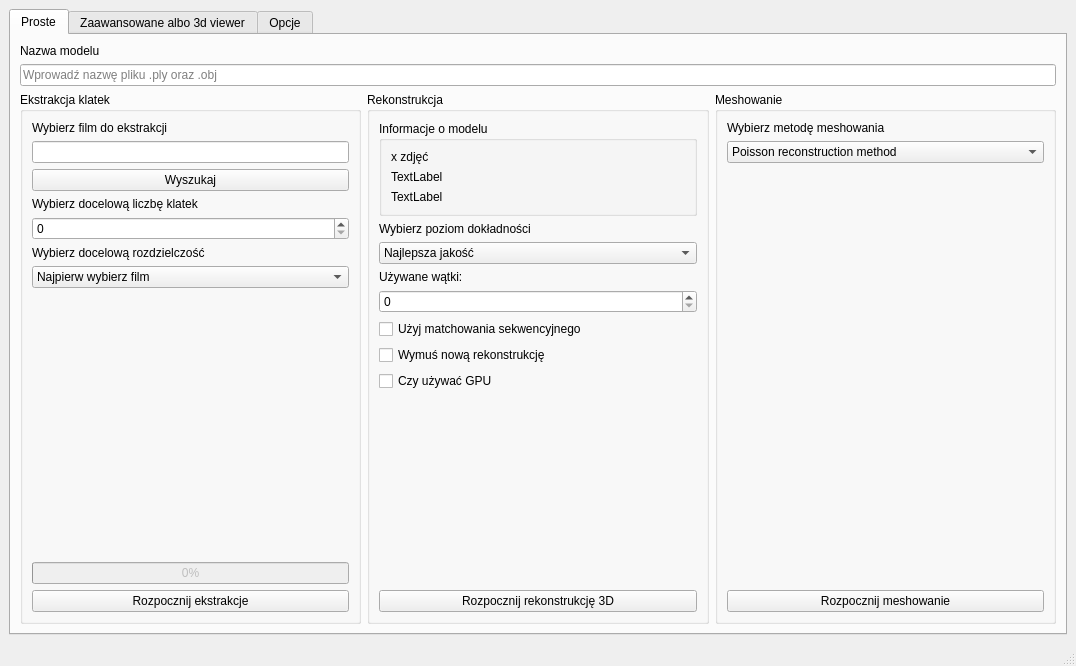
<?xml version="1.0" encoding="UTF-8"?>
<ui version="4.0">
 <class>MainWindow</class>
 <widget class="QMainWindow" name="MainWindow">
  <property name="geometry">
   <rect>
    <x>0</x>
    <y>0</y>
    <width>1076</width>
    <height>666</height>
   </rect>
  </property>
  <property name="sizePolicy">
   <sizepolicy hsizetype="MinimumExpanding" vsizetype="MinimumExpanding">
    <horstretch>0</horstretch>
    <verstretch>0</verstretch>
   </sizepolicy>
  </property>
  <property name="windowTitle">
   <string>Fotogrametriowicz</string>
  </property>
  <property name="autoFillBackground">
   <bool>false</bool>
  </property>
  <property name="styleSheet">
   <string notr="true"/>
  </property>
  <widget class="QWidget" name="centralwidget">
   <property name="sizePolicy">
    <sizepolicy hsizetype="Expanding" vsizetype="Expanding">
     <horstretch>0</horstretch>
     <verstretch>0</verstretch>
    </sizepolicy>
   </property>
   <layout class="QGridLayout" name="gridLayout_3">
    <item row="0" column="0">
     <widget class="QTabWidget" name="tabWidget">
      <property name="sizePolicy">
       <sizepolicy hsizetype="Expanding" vsizetype="Expanding">
        <horstretch>0</horstretch>
        <verstretch>0</verstretch>
       </sizepolicy>
      </property>
      <property name="accessibleName">
       <string/>
      </property>
      <property name="currentIndex">
       <number>0</number>
      </property>
      <widget class="QWidget" name="prosteTab">
       <property name="sizePolicy">
        <sizepolicy hsizetype="Expanding" vsizetype="Expanding">
         <horstretch>0</horstretch>
         <verstretch>0</verstretch>
        </sizepolicy>
       </property>
       <attribute name="title">
        <string>Proste</string>
       </attribute>
       <layout class="QGridLayout" name="gridLayout_4">
        <item row="1" column="0">
         <widget class="QLineEdit" name="nazwaModelu">
          <property name="placeholderText">
           <string>Wprowadź nazwę pliku .ply oraz .obj</string>
          </property>
         </widget>
        </item>
        <item row="2" column="0">
         <layout class="QHBoxLayout" name="horizontalLayout_2">
          <property name="sizeConstraint">
           <enum>QLayout::SizeConstraint::SetDefaultConstraint</enum>
          </property>
          <item>
           <widget class="QGroupBox" name="ekstrakcjaBox">
            <property name="sizePolicy">
             <sizepolicy hsizetype="Expanding" vsizetype="Expanding">
              <horstretch>1</horstretch>
              <verstretch>0</verstretch>
             </sizepolicy>
            </property>
            <property name="title">
             <string>Ekstrakcja klatek</string>
            </property>
            <layout class="QGridLayout" name="gridLayout_5">
             <item row="3" column="0">
              <widget class="QLabel" name="extractLabel2">
               <property name="enabled">
                <bool>true</bool>
               </property>
               <property name="sizePolicy">
                <sizepolicy hsizetype="Expanding" vsizetype="Maximum">
                 <horstretch>0</horstretch>
                 <verstretch>0</verstretch>
                </sizepolicy>
               </property>
               <property name="text">
                <string>Wybierz docelową liczbę klatek </string>
               </property>
              </widget>
             </item>
             <item row="5" column="0">
              <widget class="QLabel" name="extractLabel3">
               <property name="sizePolicy">
                <sizepolicy hsizetype="Expanding" vsizetype="Maximum">
                 <horstretch>0</horstretch>
                 <verstretch>0</verstretch>
                </sizepolicy>
               </property>
               <property name="text">
                <string>Wybierz docelową rozdzielczość</string>
               </property>
              </widget>
             </item>
             <item row="0" column="0">
              <widget class="QLabel" name="extractLabel1">
               <property name="sizePolicy">
                <sizepolicy hsizetype="Expanding" vsizetype="Maximum">
                 <horstretch>0</horstretch>
                 <verstretch>0</verstretch>
                </sizepolicy>
               </property>
               <property name="text">
                <string>Wybierz film do ekstrakcji</string>
               </property>
              </widget>
             </item>
             <item row="6" column="0">
              <widget class="QComboBox" name="wyborRozdzielczosci">
               <item>
                <property name="text">
                 <string>Najpierw wybierz film</string>
                </property>
               </item>
              </widget>
             </item>
             <item row="4" column="0">
              <widget class="QSpinBox" name="wybierzLiczbeKlatek"/>
             </item>
             <item row="1" column="0">
              <widget class="QLineEdit" name="sciezkaFilmu">
               <property name="text">
                <string/>
               </property>
              </widget>
             </item>
             <item row="7" column="0">
              <layout class="QVBoxLayout" name="verticalLayout_2">
               <item>
                <spacer name="verticalSpacer">
                 <property name="orientation">
                  <enum>Qt::Orientation::Vertical</enum>
                 </property>
                 <property name="sizeHint" stdset="0">
                  <size>
                   <width>20</width>
                   <height>40</height>
                  </size>
                 </property>
                </spacer>
               </item>
               <item>
                <widget class="QProgressBar" name="ekstrakcjaProgres">
                 <property name="enabled">
                  <bool>false</bool>
                 </property>
                 <property name="value">
                  <number>0</number>
                 </property>
                </widget>
               </item>
               <item>
                <widget class="QPushButton" name="startEkstrakcji">
                 <property name="text">
                  <string>Rozpocznij ekstrakcje</string>
                 </property>
                </widget>
               </item>
              </layout>
             </item>
             <item row="2" column="0">
              <widget class="QPushButton" name="wyszukiwanie">
               <property name="text">
                <string>Wyszukaj</string>
               </property>
              </widget>
             </item>
            </layout>
           </widget>
          </item>
          <item>
           <widget class="QGroupBox" name="rekonstrukcjaBox">
            <property name="sizePolicy">
             <sizepolicy hsizetype="Expanding" vsizetype="Expanding">
              <horstretch>1</horstretch>
              <verstretch>0</verstretch>
             </sizepolicy>
            </property>
            <property name="title">
             <string>Rekonstrukcja</string>
            </property>
            <layout class="QGridLayout" name="gridLayout_2">
             <item row="0" column="0">
              <widget class="QGroupBox" name="groupBox">
               <property name="sizePolicy">
                <sizepolicy hsizetype="Expanding" vsizetype="Maximum">
                 <horstretch>0</horstretch>
                 <verstretch>0</verstretch>
                </sizepolicy>
               </property>
               <property name="title">
                <string>Informacje o modelu</string>
               </property>
               <layout class="QGridLayout" name="gridLayout_6">
                <item row="0" column="0">
                 <widget class="QLabel" name="rekonstrukcjaLabel2">
                  <property name="sizePolicy">
                   <sizepolicy hsizetype="Expanding" vsizetype="Maximum">
                    <horstretch>0</horstretch>
                    <verstretch>0</verstretch>
                   </sizepolicy>
                  </property>
                  <property name="text">
                   <string>x zdjęć</string>
                  </property>
                 </widget>
                </item>
                <item row="1" column="0">
                 <widget class="QLabel" name="rekonstrukcjaAvgFeatureLabel">
                  <property name="text">
                   <string>TextLabel</string>
                  </property>
                 </widget>
                </item>
                <item row="2" column="0">
                 <widget class="QLabel" name="rekonstrukcjaPointsCount">
                  <property name="text">
                   <string>TextLabel</string>
                  </property>
                 </widget>
                </item>
               </layout>
              </widget>
             </item>
             <item row="3" column="0">
              <widget class="QComboBox" name="wyborOpcji">
               <property name="editable">
                <bool>false</bool>
               </property>
               <property name="labelDrawingMode">
                <enum>QComboBox::LabelDrawingMode::UseStyle</enum>
               </property>
               <item>
                <property name="text">
                 <string>Najlepsza jakość</string>
                </property>
               </item>
               <item>
                <property name="text">
                 <string>Połączenie obu światów</string>
                </property>
               </item>
               <item>
                <property name="text">
                 <string>Największa wydajność</string>
                </property>
               </item>
               <item>
                <property name="text">
                 <string>Własne ustawienia</string>
                </property>
               </item>
              </widget>
             </item>
             <item row="2" column="0">
              <widget class="QLabel" name="rekonstrukcjaLabel3">
               <property name="sizePolicy">
                <sizepolicy hsizetype="Expanding" vsizetype="Maximum">
                 <horstretch>0</horstretch>
                 <verstretch>0</verstretch>
                </sizepolicy>
               </property>
               <property name="text">
                <string>Wybierz poziom dokładności</string>
               </property>
              </widget>
             </item>
             <item row="5" column="0">
              <layout class="QVBoxLayout" name="verticalLayout_3">
               <item>
                <widget class="QLabel" name="label_15">
                 <property name="text">
                  <string>Używane wątki:</string>
                 </property>
                </widget>
               </item>
               <item>
                <widget class="QSpinBox" name="wybierzLiczbeWatkow"/>
               </item>
               <item>
                <widget class="QCheckBox" name="matchowanieCheckBox">
                 <property name="text">
                  <string>Użyj matchowania sekwencyjnego</string>
                 </property>
                </widget>
               </item>
               <item>
                <widget class="QCheckBox" name="wymusRekonstrukcje">
                 <property name="text">
                  <string>Wymuś nową rekonstrukcję</string>
                 </property>
                </widget>
               </item>
               <item>
                <widget class="QCheckBox" name="czyGPU">
                 <property name="text">
                  <string>Czy używać GPU</string>
                 </property>
                </widget>
               </item>
               <item>
                <widget class="QLabel" name="rekonstrukcjaStatusLabel">
                 <property name="text">
                  <string/>
                 </property>
                </widget>
               </item>
               <item>
                <spacer name="verticalSpacer_2">
                 <property name="orientation">
                  <enum>Qt::Orientation::Vertical</enum>
                 </property>
                 <property name="sizeHint" stdset="0">
                  <size>
                   <width>20</width>
                   <height>40</height>
                  </size>
                 </property>
                </spacer>
               </item>
               <item>
                <widget class="QPushButton" name="startRekonstrukcji">
                 <property name="text">
                  <string>Rozpocznij rekonstrukcję 3D</string>
                 </property>
                </widget>
               </item>
              </layout>
             </item>
            </layout>
           </widget>
          </item>
          <item>
           <widget class="QGroupBox" name="meshowanieBox">
            <property name="sizePolicy">
             <sizepolicy hsizetype="Expanding" vsizetype="Expanding">
              <horstretch>1</horstretch>
              <verstretch>0</verstretch>
             </sizepolicy>
            </property>
            <property name="title">
             <string>Meshowanie</string>
            </property>
            <layout class="QGridLayout" name="gridLayout_7">
             <item row="0" column="0">
              <widget class="QLabel" name="meshLabel1">
               <property name="sizePolicy">
                <sizepolicy hsizetype="Expanding" vsizetype="Maximum">
                 <horstretch>0</horstretch>
                 <verstretch>0</verstretch>
                </sizepolicy>
               </property>
               <property name="text">
                <string>Wybierz metodę meshowania</string>
               </property>
              </widget>
             </item>
             <item row="2" column="0">
              <layout class="QVBoxLayout" name="verticalLayout_4">
               <item>
                <spacer name="verticalSpacer_3">
                 <property name="orientation">
                  <enum>Qt::Orientation::Vertical</enum>
                 </property>
                 <property name="sizeHint" stdset="0">
                  <size>
                   <width>20</width>
                   <height>40</height>
                  </size>
                 </property>
                </spacer>
               </item>
               <item>
                <widget class="QPushButton" name="startMeshowania">
                 <property name="text">
                  <string>Rozpocznij meshowanie</string>
                 </property>
                </widget>
               </item>
              </layout>
             </item>
             <item row="1" column="0">
              <widget class="QComboBox" name="metodaWybor">
               <item>
                <property name="text">
                 <string>Poisson reconstruction method</string>
                </property>
               </item>
               <item>
                <property name="text">
                 <string>Ball pivoting method</string>
                </property>
               </item>
               <item>
                <property name="text">
                 <string>Alpha shapes method</string>
                </property>
               </item>
              </widget>
             </item>
            </layout>
           </widget>
          </item>
         </layout>
        </item>
        <item row="0" column="0">
         <widget class="QLabel" name="label_14">
          <property name="text">
           <string>Nazwa modelu</string>
          </property>
         </widget>
        </item>
       </layout>
      </widget>
      <widget class="QWidget" name="zaawansowaneTab">
       <property name="sizePolicy">
        <sizepolicy hsizetype="Expanding" vsizetype="Expanding">
         <horstretch>0</horstretch>
         <verstretch>0</verstretch>
        </sizepolicy>
       </property>
       <attribute name="title">
        <string>Zaawansowane albo 3d viewer</string>
       </attribute>
       <layout class="QGridLayout" name="gridLayout_14">
        <item row="0" column="0">
         <widget class="QTextEdit" name="logWindow">
          <property name="enabled">
           <bool>true</bool>
          </property>
          <property name="sizePolicy">
           <sizepolicy hsizetype="Expanding" vsizetype="Expanding">
            <horstretch>0</horstretch>
            <verstretch>0</verstretch>
           </sizepolicy>
          </property>
         </widget>
        </item>
       </layout>
      </widget>
      <widget class="QWidget" name="Opcje">
       <property name="enabled">
        <bool>true</bool>
       </property>
       <property name="whatsThis">
        <string>Opcje</string>
       </property>
       <attribute name="title">
        <string>Opcje</string>
       </attribute>
       <widget class="QGroupBox" name="formGroupBox_2">
        <property name="geometry">
         <rect>
          <x>0</x>
          <y>0</y>
          <width>521</width>
          <height>501</height>
         </rect>
        </property>
        <property name="sizePolicy">
         <sizepolicy hsizetype="Expanding" vsizetype="Expanding">
          <horstretch>0</horstretch>
          <verstretch>0</verstretch>
         </sizepolicy>
        </property>
        <layout class="QGridLayout" name="gridLayout_8">
         <item row="3" column="1">
          <widget class="QSpinBox" name="sequence">
           <property name="sizePolicy">
            <sizepolicy hsizetype="Expanding" vsizetype="Maximum">
             <horstretch>0</horstretch>
             <verstretch>0</verstretch>
            </sizepolicy>
           </property>
           <property name="value">
            <number>3</number>
           </property>
          </widget>
         </item>
         <item row="6" column="0">
          <widget class="QLabel" name="label_11">
           <property name="sizePolicy">
            <sizepolicy hsizetype="MinimumExpanding" vsizetype="Maximum">
             <horstretch>0</horstretch>
             <verstretch>0</verstretch>
            </sizepolicy>
           </property>
           <property name="text">
            <string>csize</string>
           </property>
           <property name="wordWrap">
            <bool>true</bool>
           </property>
          </widget>
         </item>
         <item row="5" column="1">
          <widget class="QSpinBox" name="maxAngle">
           <property name="sizePolicy">
            <sizepolicy hsizetype="Expanding" vsizetype="Maximum">
             <horstretch>0</horstretch>
             <verstretch>0</verstretch>
            </sizepolicy>
           </property>
           <property name="value">
            <number>10</number>
           </property>
          </widget>
         </item>
         <item row="3" column="0">
          <widget class="QLabel" name="label_6">
           <property name="sizePolicy">
            <sizepolicy hsizetype="MinimumExpanding" vsizetype="Maximum">
             <horstretch>0</horstretch>
             <verstretch>0</verstretch>
            </sizepolicy>
           </property>
           <property name="text">
            <string>sequence</string>
           </property>
           <property name="wordWrap">
            <bool>true</bool>
           </property>
          </widget>
         </item>
         <item row="2" column="0">
          <widget class="QLabel" name="label_8">
           <property name="sizePolicy">
            <sizepolicy hsizetype="MinimumExpanding" vsizetype="Maximum">
             <horstretch>0</horstretch>
             <verstretch>0</verstretch>
            </sizepolicy>
           </property>
           <property name="text">
            <string>level</string>
           </property>
           <property name="wordWrap">
            <bool>true</bool>
           </property>
          </widget>
         </item>
         <item row="2" column="1">
          <widget class="QSpinBox" name="level">
           <property name="sizePolicy">
            <sizepolicy hsizetype="Expanding" vsizetype="Maximum">
             <horstretch>0</horstretch>
             <verstretch>0</verstretch>
            </sizepolicy>
           </property>
           <property name="value">
            <number>1</number>
           </property>
          </widget>
         </item>
         <item row="5" column="0">
          <widget class="QLabel" name="label_10">
           <property name="sizePolicy">
            <sizepolicy hsizetype="MinimumExpanding" vsizetype="Preferred">
             <horstretch>0</horstretch>
             <verstretch>0</verstretch>
            </sizepolicy>
           </property>
           <property name="text">
            <string>maxAngle</string>
           </property>
           <property name="wordWrap">
            <bool>true</bool>
           </property>
          </widget>
         </item>
         <item row="4" column="0">
          <widget class="QLabel" name="label_9">
           <property name="sizePolicy">
            <sizepolicy hsizetype="MinimumExpanding" vsizetype="Maximum">
             <horstretch>0</horstretch>
             <verstretch>0</verstretch>
            </sizepolicy>
           </property>
           <property name="text">
            <string>quad</string>
           </property>
           <property name="wordWrap">
            <bool>true</bool>
           </property>
          </widget>
         </item>
         <item row="4" column="1">
          <widget class="QDoubleSpinBox" name="quad">
           <property name="value">
            <double>2.500000000000000</double>
           </property>
          </widget>
         </item>
         <item row="6" column="1">
          <widget class="QSpinBox" name="csize">
           <property name="sizePolicy">
            <sizepolicy hsizetype="Expanding" vsizetype="Maximum">
             <horstretch>0</horstretch>
             <verstretch>0</verstretch>
            </sizepolicy>
           </property>
           <property name="value">
            <number>2</number>
           </property>
          </widget>
         </item>
         <item row="1" column="0">
          <widget class="QLabel" name="label_2">
           <property name="sizePolicy">
            <sizepolicy hsizetype="Expanding" vsizetype="Maximum">
             <horstretch>0</horstretch>
             <verstretch>0</verstretch>
            </sizepolicy>
           </property>
           <property name="text">
            <string>&lt;html&gt;&lt;head/&gt;&lt;body&gt;&lt;p&gt;&lt;span style=&quot; font-size:16pt;&quot;&gt;Ustawienia programu PMVS&lt;/span&gt;&lt;/p&gt;&lt;/body&gt;&lt;/html&gt;</string>
           </property>
           <property name="wordWrap">
            <bool>true</bool>
           </property>
          </widget>
         </item>
        </layout>
       </widget>
       <widget class="QGroupBox" name="formGroupBox">
        <property name="geometry">
         <rect>
          <x>585</x>
          <y>23</y>
          <width>381</width>
          <height>491</height>
         </rect>
        </property>
        <property name="sizePolicy">
         <sizepolicy hsizetype="Expanding" vsizetype="Expanding">
          <horstretch>0</horstretch>
          <verstretch>0</verstretch>
         </sizepolicy>
        </property>
        <layout class="QGridLayout" name="gridLayout_9">
         <item row="3" column="0">
          <widget class="QLabel" name="label_3">
           <property name="sizePolicy">
            <sizepolicy hsizetype="Expanding" vsizetype="Maximum">
             <horstretch>0</horstretch>
             <verstretch>0</verstretch>
            </sizepolicy>
           </property>
           <property name="text">
            <string>num_nearest_neighbors</string>
           </property>
           <property name="wordWrap">
            <bool>true</bool>
           </property>
          </widget>
         </item>
         <item row="2" column="0">
          <widget class="QLabel" name="label_7">
           <property name="sizePolicy">
            <sizepolicy hsizetype="Expanding" vsizetype="Maximum">
             <horstretch>0</horstretch>
             <verstretch>0</verstretch>
            </sizepolicy>
           </property>
           <property name="text">
            <string>max_features</string>
           </property>
           <property name="wordWrap">
            <bool>true</bool>
           </property>
          </widget>
         </item>
         <item row="4" column="1">
          <widget class="QSpinBox" name="numChecks">
           <property name="sizePolicy">
            <sizepolicy hsizetype="Expanding" vsizetype="Minimum">
             <horstretch>0</horstretch>
             <verstretch>0</verstretch>
            </sizepolicy>
           </property>
           <property name="maximum">
            <number>10000</number>
           </property>
           <property name="value">
            <number>200</number>
           </property>
          </widget>
         </item>
         <item row="3" column="1">
          <widget class="QSpinBox" name="numNearestNeighbors">
           <property name="sizePolicy">
            <sizepolicy hsizetype="Expanding" vsizetype="Minimum">
             <horstretch>0</horstretch>
             <verstretch>0</verstretch>
            </sizepolicy>
           </property>
           <property name="value">
            <number>5</number>
           </property>
          </widget>
         </item>
         <item row="2" column="1">
          <widget class="QSpinBox" name="maxFeatures">
           <property name="sizePolicy">
            <sizepolicy hsizetype="Expanding" vsizetype="Minimum">
             <horstretch>0</horstretch>
             <verstretch>0</verstretch>
            </sizepolicy>
           </property>
           <property name="maximum">
            <number>100000</number>
           </property>
           <property name="value">
            <number>8192</number>
           </property>
          </widget>
         </item>
         <item row="4" column="0">
          <widget class="QLabel" name="label_4">
           <property name="sizePolicy">
            <sizepolicy hsizetype="Expanding" vsizetype="Maximum">
             <horstretch>0</horstretch>
             <verstretch>0</verstretch>
            </sizepolicy>
           </property>
           <property name="text">
            <string>num_checks</string>
           </property>
           <property name="wordWrap">
            <bool>true</bool>
           </property>
          </widget>
         </item>
         <item row="5" column="0">
          <widget class="QLabel" name="label_5">
           <property name="sizePolicy">
            <sizepolicy hsizetype="Expanding" vsizetype="Maximum">
             <horstretch>0</horstretch>
             <verstretch>0</verstretch>
            </sizepolicy>
           </property>
           <property name="text">
            <string>ba_global_max_num_iterations</string>
           </property>
           <property name="scaledContents">
            <bool>false</bool>
           </property>
           <property name="alignment">
            <set>Qt::AlignmentFlag::AlignLeading|Qt::AlignmentFlag::AlignLeft|Qt::AlignmentFlag::AlignVCenter</set>
           </property>
           <property name="wordWrap">
            <bool>true</bool>
           </property>
          </widget>
         </item>
         <item row="5" column="1">
          <widget class="QSpinBox" name="baGlobal">
           <property name="sizePolicy">
            <sizepolicy hsizetype="Expanding" vsizetype="Minimum">
             <horstretch>0</horstretch>
             <verstretch>0</verstretch>
            </sizepolicy>
           </property>
           <property name="maximum">
            <number>10000</number>
           </property>
           <property name="value">
            <number>50</number>
           </property>
          </widget>
         </item>
         <item row="1" column="0">
          <widget class="QLabel" name="label">
           <property name="sizePolicy">
            <sizepolicy hsizetype="Expanding" vsizetype="Maximum">
             <horstretch>0</horstretch>
             <verstretch>0</verstretch>
            </sizepolicy>
           </property>
           <property name="text">
            <string>&lt;html&gt;&lt;head/&gt;&lt;body&gt;&lt;p&gt;&lt;span style=&quot; font-size:16pt;&quot;&gt;Ustawienia algorytmu SIFT&lt;/span&gt;&lt;/p&gt;&lt;/body&gt;&lt;/html&gt;</string>
           </property>
           <property name="wordWrap">
            <bool>true</bool>
           </property>
          </widget>
         </item>
        </layout>
       </widget>
       <widget class="QPushButton" name="zapiszUstawienia">
        <property name="geometry">
         <rect>
          <x>-10</x>
          <y>500</y>
          <width>1058</width>
          <height>26</height>
         </rect>
        </property>
        <property name="text">
         <string>Zapisz ustawienia</string>
        </property>
       </widget>
      </widget>
     </widget>
    </item>
   </layout>
  </widget>
  <widget class="QMenuBar" name="menubar">
   <property name="geometry">
    <rect>
     <x>0</x>
     <y>0</y>
     <width>1076</width>
     <height>23</height>
    </rect>
   </property>
  </widget>
  <widget class="QStatusBar" name="statusbar">
   <property name="locale">
    <locale language="Polish" country="Poland"/>
   </property>
  </widget>
 </widget>
 <resources/>
 <connections/>
</ui>
